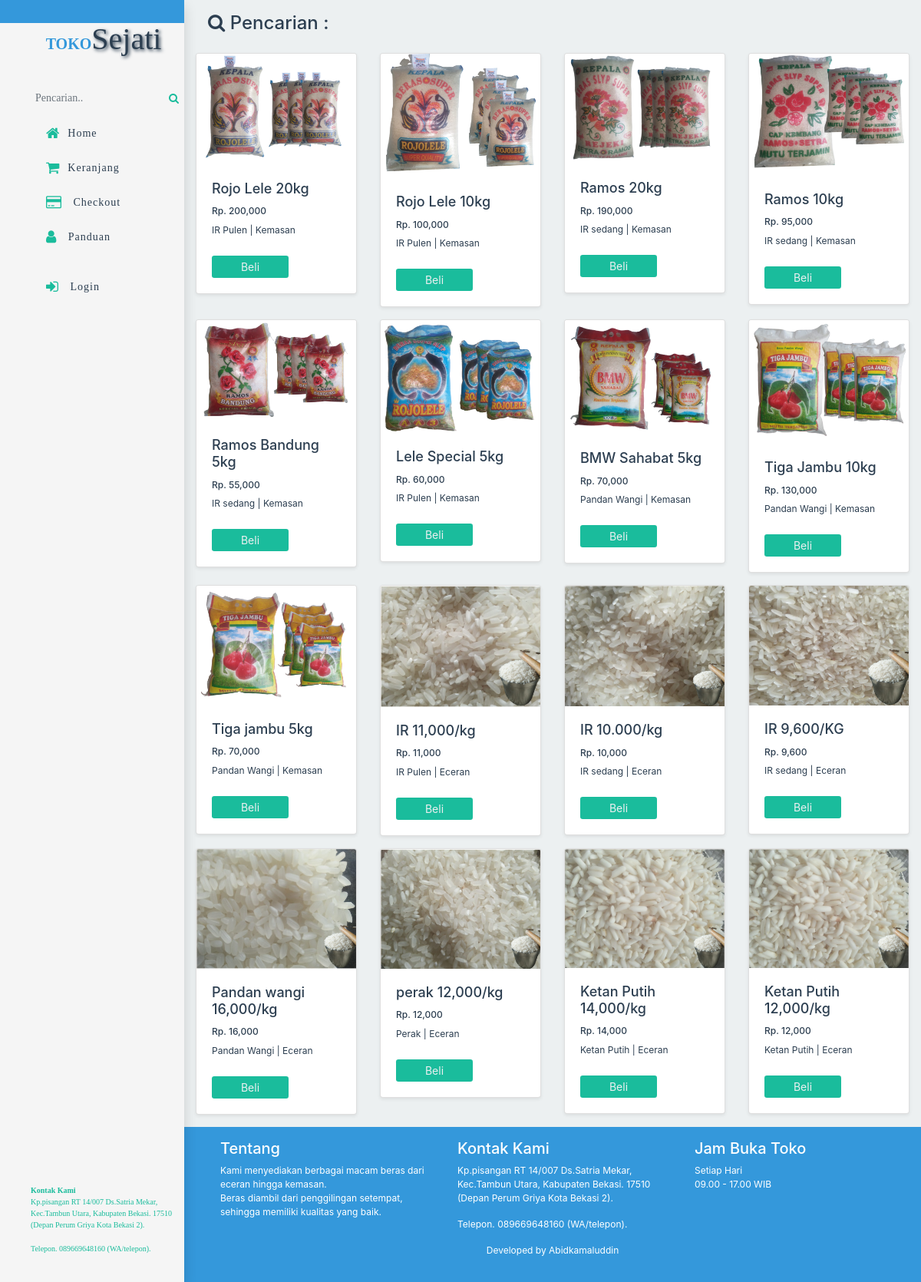
The page /pencarian.php on the database its author committed.
### tables this page shows
CREATE TABLE `barang` (
  `id_barang` int(5) NOT NULL,
  `nama_barang` varchar(25) DEFAULT NULL,
  `harga_barang` int(15) DEFAULT NULL,
  `berat_barang` int(5) DEFAULT NULL,
  `foto_barang` varchar(100) DEFAULT NULL,
  `jenis` varchar(20) DEFAULT NULL,
  `kategori` varchar(20) NOT NULL,
  `stok` int(5) DEFAULT NULL,
  `info_barang` text
);

### pencarian.php (the view, shortened to what this page needs)
<?php
include 'koneksi.php';
$keyword = $_GET["keyword"];
$semua_data=array();
$ambil=$db->query("SELECT * FROM barang WHERE nama_barang LIKE '%$keyword%' OR jenis LIKE'%$keyword%' OR kategori LIKE'%$keyword%' ");
while($pecah = $ambil->fetch_assoc())
{
    $semua_data[]=$pecah;
}
?>
<!DOCTYPE html>
<html lang="en">
<head>
    <link rel="stylesheet" href="warna.css">
    <link rel="stylesheet" href="css/bootstrap.min.css">
    <link rel="stylesheet" href="fontawesome/css/fontt-awesome.min.css">
    <link rel="stylesheet" href="http://maxcdn.bootstrapcdn.com/font-awesome/4.3.0/css/font-awesome.min.css">
</head>
<body>
    <div class="layout">
       <?php include 'menuside.php'; ?>
        <main class="layout_content">
            <div class="barang container mr-0 ">
               <h4 class="mt-3 ml-3"> <i class="fa fa-search fa-1x"></i>  Pencarian : <?= $keyword  ?></h4>
                <div class="row ">
                    <?php foreach ($semua_data as $key => $value) : ?>
                    <div class="col-6 col-md-3 mt-3">
                        <div class="card shadow-sm">
                            <img src="img/produk/<?php echo $value['foto_barang']; ?>" class="card-img-top " alt="">
                            <div class="card-body">
                                <h5 class="card-title"><?php echo $value['nama_barang']; ?> </h5>
                                <h4 class="card-text"> Rp. <?php echo number_format($value['harga_barang']); ?></h4>
                                <p class="card-text">
                                <?php echo $value['jenis']; ?> | <?php echo $value['kategori']; ?>
                                </p>
                                <a href="detail.php?id=<?php echo $value['id_barang']; ?>" class="btn btn-sm btn-info mt-2 ">Beli</a>
                            </div>
                        </div>
                    </div>
                    <?php endforeach ?>
                </div>
            </div>
            <?php include 'footer.php'; ?>
        </main>
    </div>
</body>
</html>

### warna.css (style rules this page uses)
*, *::before, *::after { box-sizing: border-box; }
html { background: #ecf0f1; scroll-behavior: smooth; }
body { font-family: 'Times New Roman', Times, serif; font-size: 1em; color: #2c3e50; }
a { text-decoration: none; color: inherit; }
.layout { display: flex; width: 100%; min-height: 100vh; background: whitesmoke; }
.layout_content { background: #ecf0f1; width: 100%; color: #2c3e50; }
.layout_content .barang { right: 0; }
.layout_content .barang .card .btn, .detail .btn { background: #1abc9c; border: #1abc9c; color: #ecf0f1; width: 100px; text-align: center; }
.card-title { font-size: 18px; }
.card-text { font-size: 12px; }
@media (min-width: 42em) { .layout_content { margin-left: 4em; } }
@media (min-width: 68em) { .layout_content { margin-left: 15em; } }

### rows shown on the page
barang: foto_barang (picture), nama_barang "Rojo Lele 20kg", harga_barang "200,000", jenis "IR Pulen", kategori "Kemasan"
barang: foto_barang (picture), nama_barang "Rojo Lele 10kg", harga_barang "100,000", jenis "IR Pulen", kategori "Kemasan"
barang: foto_barang (picture), nama_barang "Ramos 20kg", harga_barang "190,000", jenis "IR sedang", kategori "Kemasan"
barang: foto_barang (picture), nama_barang "Ramos 10kg", harga_barang "95,000", jenis "IR sedang", kategori "Kemasan"
barang: foto_barang (picture), nama_barang "Ramos Bandung 5kg", harga_barang "55,000", jenis "IR sedang", kategori "Kemasan"
barang: foto_barang (picture), nama_barang "Lele Special 5kg", harga_barang "60,000", jenis "IR Pulen", kategori "Kemasan"
barang: foto_barang (picture), nama_barang "BMW Sahabat 5kg", harga_barang "70,000", jenis "Pandan Wangi", kategori "Kemasan"
barang: foto_barang (picture), nama_barang "Tiga Jambu 10kg", harga_barang "130,000", jenis "Pandan Wangi", kategori "Kemasan"
barang: foto_barang (picture), nama_barang "Tiga jambu 5kg", harga_barang "70,000", jenis "Pandan Wangi", kategori "Kemasan"
barang: foto_barang (picture), nama_barang "IR 11,000/kg", harga_barang "11,000", jenis "IR Pulen", kategori "Eceran"
barang: foto_barang (picture), nama_barang "IR 10.000/kg", harga_barang "10,000", jenis "IR sedang", kategori "Eceran"
barang: foto_barang (picture), nama_barang "IR 9,600/KG", harga_barang "9,600", jenis "IR sedang", kategori "Eceran"
barang: foto_barang (picture), nama_barang "Pandan wangi 16,000/kg", harga_barang "16,000", jenis "Pandan Wangi", kategori "Eceran"
barang: foto_barang (picture), nama_barang "perak 12,000/kg", harga_barang "12,000", jenis "Perak", kategori "Eceran"
barang: foto_barang (picture), nama_barang "Ketan Putih 14,000/kg", harga_barang "14,000", jenis "Ketan Putih", kategori "Eceran"
barang: foto_barang (picture), nama_barang "Ketan Putih 12,000/kg", harga_barang "12,000", jenis "Ketan Putih", kategori "Eceran"
